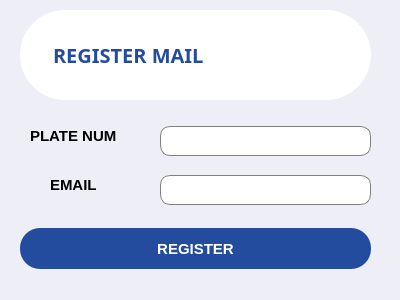
<?xml version="1.0" encoding="UTF-8"?>
<ui version="4.0">
 <class>RegisterEmail</class>
 <widget class="QWidget" name="RegisterEmail">
  <property name="geometry">
   <rect>
    <x>0</x>
    <y>0</y>
    <width>400</width>
    <height>300</height>
   </rect>
  </property>
  <property name="windowTitle">
   <string>Form</string>
  </property>
  <property name="styleSheet">
   <string notr="true">QWidget {
    background-color: rgb(237, 238, 246); 
}
</string>
  </property>
  <widget class="QPushButton" name="pushButton">
   <property name="geometry">
    <rect>
     <x>20</x>
     <y>228</y>
     <width>351</width>
     <height>41</height>
    </rect>
   </property>
   <property name="styleSheet">
    <string notr="true">QPushButton {
	border-radius: 20px;
	width : 130px;
	height: 40px;
	background-color: rgb(35, 76, 159); 
	color: white;
	font-weight: bold;	font-size: 15px;
}
QPushButton:pressed {
	border: 1px solid rgb(244, 244, 244);
	background-color: #222222;
}

QPushButton:hover {
    background-color: rgb(20, 44, 91);
	color : rgb(255,255,255);
}</string>
   </property>
   <property name="text">
    <string>REGISTER</string>
   </property>
  </widget>
  <widget class="QLineEdit" name="line_platenum">
   <property name="geometry">
    <rect>
     <x>160</x>
     <y>126</y>
     <width>211</width>
     <height>30</height>
    </rect>
   </property>
   <property name="styleSheet">
    <string notr="true">QLineEdit {
    padding: 1px;
    padding-left: 10px; /* 텍스트를 오른쪽으로 10px 이동 */
    border-style: solid;
    border: 1px solid gray;
	background-color: rgb(255, 255, 255);
    border-radius: 10px;
    min-width: 100px;
    min-height: 20px;

}</string>
   </property>
  </widget>
  <widget class="QLineEdit" name="line_email">
   <property name="geometry">
    <rect>
     <x>160</x>
     <y>175</y>
     <width>211</width>
     <height>30</height>
    </rect>
   </property>
   <property name="styleSheet">
    <string notr="true">QLineEdit {
    padding: 1px;
    padding-left: 10px; /* 텍스트를 오른쪽으로 10px 이동 */
    border-style: solid;
    border: 1px solid gray;
	background-color: rgb(255, 255, 255);
    border-radius: 10px;
    min-width: 100px;
    min-height: 20px;

}</string>
   </property>
  </widget>
  <widget class="QLabel" name="label">
   <property name="geometry">
    <rect>
     <x>50</x>
     <y>175</y>
     <width>62</width>
     <height>20</height>
    </rect>
   </property>
   <property name="font">
    <font>
     <pointsize>-1</pointsize>
     <bold>true</bold>
    </font>
   </property>
   <property name="styleSheet">
    <string notr="true">QLabel {
	font-weight: bold;	
	font-size: 15px;
}</string>
   </property>
   <property name="text">
    <string>EMAIL</string>
   </property>
  </widget>
  <widget class="QLabel" name="label_2">
   <property name="geometry">
    <rect>
     <x>30</x>
     <y>126</y>
     <width>101</width>
     <height>20</height>
    </rect>
   </property>
   <property name="styleSheet">
    <string notr="true">QLabel {
	font-weight: bold;	
	font-size: 15px;
}</string>
   </property>
   <property name="text">
    <string>PLATE NUM</string>
   </property>
  </widget>
  <widget class="QLabel" name="label_3">
   <property name="geometry">
    <rect>
     <x>256</x>
     <y>25</y>
     <width>81</width>
     <height>61</height>
    </rect>
   </property>
   <property name="styleSheet">
    <string notr="true">background-color: rgb(255, 255, 255);
</string>
   </property>
   <property name="text">
    <string/>
   </property>
   <property name="pixmap">
    <pixmap resource="resources.qrc">:/images/images/mail_register.png</pixmap>
   </property>
   <property name="scaledContents">
    <bool>true</bool>
   </property>
  </widget>
  <widget class="QLabel" name="label_4">
   <property name="geometry">
    <rect>
     <x>53</x>
     <y>34</y>
     <width>191</width>
     <height>41</height>
    </rect>
   </property>
   <property name="font">
    <font>
     <family>맑은 고딕</family>
     <pointsize>15</pointsize>
     <italic>false</italic>
     <bold>true</bold>
    </font>
   </property>
   <property name="styleSheet">
    <string notr="true">color : rgb(35, 76, 159); 
background-color: rgb(255, 255, 255);

</string>
   </property>
   <property name="text">
    <string>REGISTER MAIL</string>
   </property>
  </widget>
  <widget class="QLabel" name="top_background">
   <property name="geometry">
    <rect>
     <x>20</x>
     <y>10</y>
     <width>351</width>
     <height>90</height>
    </rect>
   </property>
   <property name="styleSheet">
    <string notr="true">border-radius: 45px;
background-color: rgb(255, 255, 255);</string>
   </property>
   <property name="text">
    <string/>
   </property>
  </widget>
  <zorder>top_background</zorder>
  <zorder>pushButton</zorder>
  <zorder>line_platenum</zorder>
  <zorder>line_email</zorder>
  <zorder>label</zorder>
  <zorder>label_2</zorder>
  <zorder>label_3</zorder>
  <zorder>label_4</zorder>
 </widget>
 <resources>
  <include location="resources.qrc"/>
 </resources>
 <connections/>
</ui>
